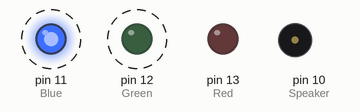
Bench run of a sketch on a simulated Arduino Uno, built with avr-gcc and run on an emulated ATmega328P. On the bench: output pins drawn as LEDs (lit = HIGH), buzzer (waves = sounding, pin HIGH). Dashed ring = blinking.

Above: at 0.3 s.
Timing chart, 0 to 3.7 s (numbered marks = the images above):
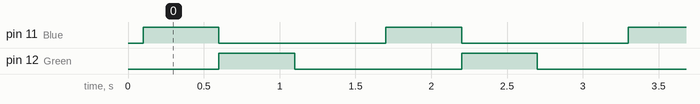

Measured:
- by itself, pin 11 (Blue), pin 12 (Green): alternates HIGH for 0.50 s and LOW for 1.1 s
- by itself, everything shown: repeats every 1.6 s, in 3 steps

The sketch:

note.ino
```cpp
void setup() {
  // put your setup code here, to run once:
    pinMode(10, OUTPUT);//Speaker
    pinMode(11, OUTPUT);//Blue
    pinMode(12, OUTPUT);//Green
    pinMode(13, OUTPUT);//Red
}

void loop() {
  // put your main code here, to run repeatedly:
    //digitalWrite(10, HIGH);
    delay(100);
    digitalWrite(10, LOW);
    digitalWrite(11, HIGH);
    delay(500);
    digitalWrite(11, LOW);
    digitalWrite(12, HIGH);
    delay(500);
    digitalWrite(12, LOW);
    //digitalWrite(13, HIGH);
    delay(500);
    digitalWrite(13, LOW);

}
```
